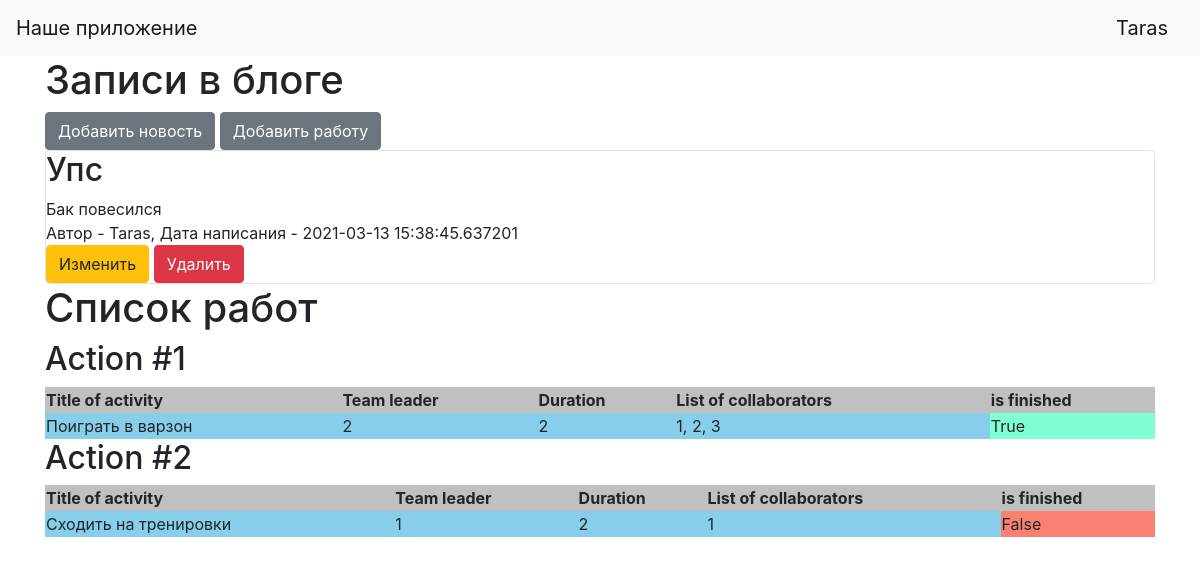
The page / (signed in) on the database its author committed.
### data/users.py (models this page shows, shortened)
class User(SqlAlchemyBase, UserMixin):
    __tablename__ = 'users'
    id = sqlalchemy.Column(sqlalchemy.Integer, primary_key=True, autoincrement=True)
    surname = sqlalchemy.Column(sqlalchemy.String, nullable=True)
    name = sqlalchemy.Column(sqlalchemy.String, nullable=True)
    about = sqlalchemy.Column(sqlalchemy.String, nullable=True)
    age = sqlalchemy.Column(sqlalchemy.Integer, nullable=True)
    position = sqlalchemy.Column(sqlalchemy.String, nullable=True)
    speciality = sqlalchemy.Column(sqlalchemy.String, nullable=True)
    address = sqlalchemy.Column(sqlalchemy.String, nullable=True)
    email = sqlalchemy.Column(sqlalchemy.String, index=True, unique=True, nullable=True)
    hashed_password = sqlalchemy.Column(sqlalchemy.String, nullable=True)
    modified_date = sqlalchemy.Column(sqlalchemy.DateTime, default=datetime.datetime.now)
    news = orm.relation("News", back_populates='user')
    jobs = orm.relation("Jobs", back_populates='user')

### data/news.py (models this page shows)
class News(SqlAlchemyBase):
    __tablename__ = 'news'
    id = sqlalchemy.Column(sqlalchemy.Integer,
                           primary_key=True, autoincrement=True)
    title = sqlalchemy.Column(sqlalchemy.String, nullable=True)
    content = sqlalchemy.Column(sqlalchemy.String, nullable=True)
    created_date = sqlalchemy.Column(sqlalchemy.DateTime,
                                     default=datetime.datetime.now)
    is_private = sqlalchemy.Column(sqlalchemy.Boolean, default=True)
    user_id = sqlalchemy.Column(sqlalchemy.Integer,
                                sqlalchemy.ForeignKey("users.id"))
    user = orm.relation('User')
    categories = orm.relation("Category",
                              secondary="association",
                              backref="news")

### data/jobs.py (models this page shows)
class Jobs(SqlAlchemyBase):
    __tablename__ = 'jobs'
    id = sqlalchemy.Column(sqlalchemy.Integer, primary_key=True, autoincrement=True)
    team_leader = sqlalchemy.Column(sqlalchemy.Integer, sqlalchemy.ForeignKey("users.id"))
    job = sqlalchemy.Column(sqlalchemy.String, nullable=True)
    work_size = sqlalchemy.Column(sqlalchemy.Integer, nullable=True)
    collaborators = sqlalchemy.Column(sqlalchemy.String, nullable=True)
    start_date = sqlalchemy.Column(sqlalchemy.DateTime, default=datetime.datetime.now)
    end_date = sqlalchemy.Column(sqlalchemy.DateTime, nullable=True)
    is_finished = sqlalchemy.Column(sqlalchemy.BOOLEAN, nullable=True)
    user = orm.relation('User')

### main.py (the view)
@app.route("/")
def index():
    db_sess = db_session.create_session()
    jobs = db_sess.query(Jobs)
    if current_user.is_authenticated:
        news = db_sess.query(News).filter(
            (News.user == current_user) | (News.is_private != True))
    else:
        news = db_sess.query(News).filter(News.is_private != True)
    return render_template("index.html", news=news, jobs=jobs)

### data/db_session.py (called while the page is built)
def create_session() -> Session:
    global __factory
    return __factory()

### main.py (called while the page is built)
@login_manager.user_loader
def load_user(user_id):
    db_sess = db_session.create_session()
    return db_sess.query(User).get(user_id)

### templates/index.html (shortened to what this page needs)
{% extends "base.html" %}
{% block content %}
<h1>Записи в блоге</h1>
{% if current_user.is_authenticated %}
    <a href="news" class="btn btn-secondary">Добавить новость</a>
	<a href="add_jobs" class="btn btn-secondary">Добавить работу</a>
{% endif %}
{% for item in news%}
<div class="col-md6 border rounded">
    <h2>{{item.title}}</h2>
    <div>
        {{item.content}}
    </div>
    <div>
        Автор - {{item.user.name}}, Дата написания - {{item.created_date}}
    </div>
	{% if current_user.is_authenticated and current_user == item.user %}
    <div>
        <a href="/news/{{ item.id }}" class="btn btn-warning">
            Изменить
        </a>
        <a href="/news_delete/{{ item.id }}" class="btn btn-danger">
            Удалить
        </a>
    </div>
	{% endif %}
</div>
{% endfor %}
<h1>Список работ</h1>
{% for item in jobs%}
<h2>Action #{{item.id}}</h2>
<table width="100%">
	<tr><th>Title of activity</th><th>Team leader</th><th>Duration</th><th>List of collaborators</th><th>is finished</th></tr>
	<tr><td>{{item.job}}</td><td>{{item.team_leader}}</td><td>{{item.work_size}}</td><td>{{item.collaborators}}</td>
	{% if item.is_finished %}
		<td style="background:Aquamarine">{{item.is_finished}}</td></tr>
	{% else %}
		<td style="background:Salmon">{{item.is_finished}}</td></tr>
	{% endif %}
</table>
{% endfor %}
{% endblock %}

### templates/base.html (shortened to what this page needs)
<!doctype html>
<html lang="en">
<head>
    <link rel="stylesheet"
          href="https://stackpath.bootstrapcdn.com/bootstrap/4.4.1/css/bootstrap.min.css"
>
</head>
<body>
<header>
    <nav class="navbar navbar-light bg-light">
        <a class="navbar-brand" href="#">Наше приложение</a>
		{% if current_user.is_authenticated %}
			<a class="navbar-brand" href="/logout">{{ current_user.name }}</a>
		{% else %}
			<p>
			<a class="btn btn-primary " href="/register">Зарегистрироваться</a>
			<a class="btn btn-success" href="/login">Войти</a>
			</p>
		{% endif %}
    </nav>
</header>
<main role="main" class="container">
    {% block content %}{% endblock %}
</main>
</body>
</html>

### templates/index.html (style rules this page uses)
th { background-color:Silver; }
td { background-color:SkyBlue; }

### rows shown on the page
User: name "Taras"
News: title "Упс", content "Бак повесился", user.name "Taras", created_date "2021-03-13 15:38:45.637201"
Jobs: id "1", job "Поиграть в варзон", team_leader "2", work_size "2", collaborators "1, 2, 3", is_finished "True"
Jobs: id "2", job "Сходить на тренировки", team_leader "1", work_size "2", collaborators "1", is_finished "False"
